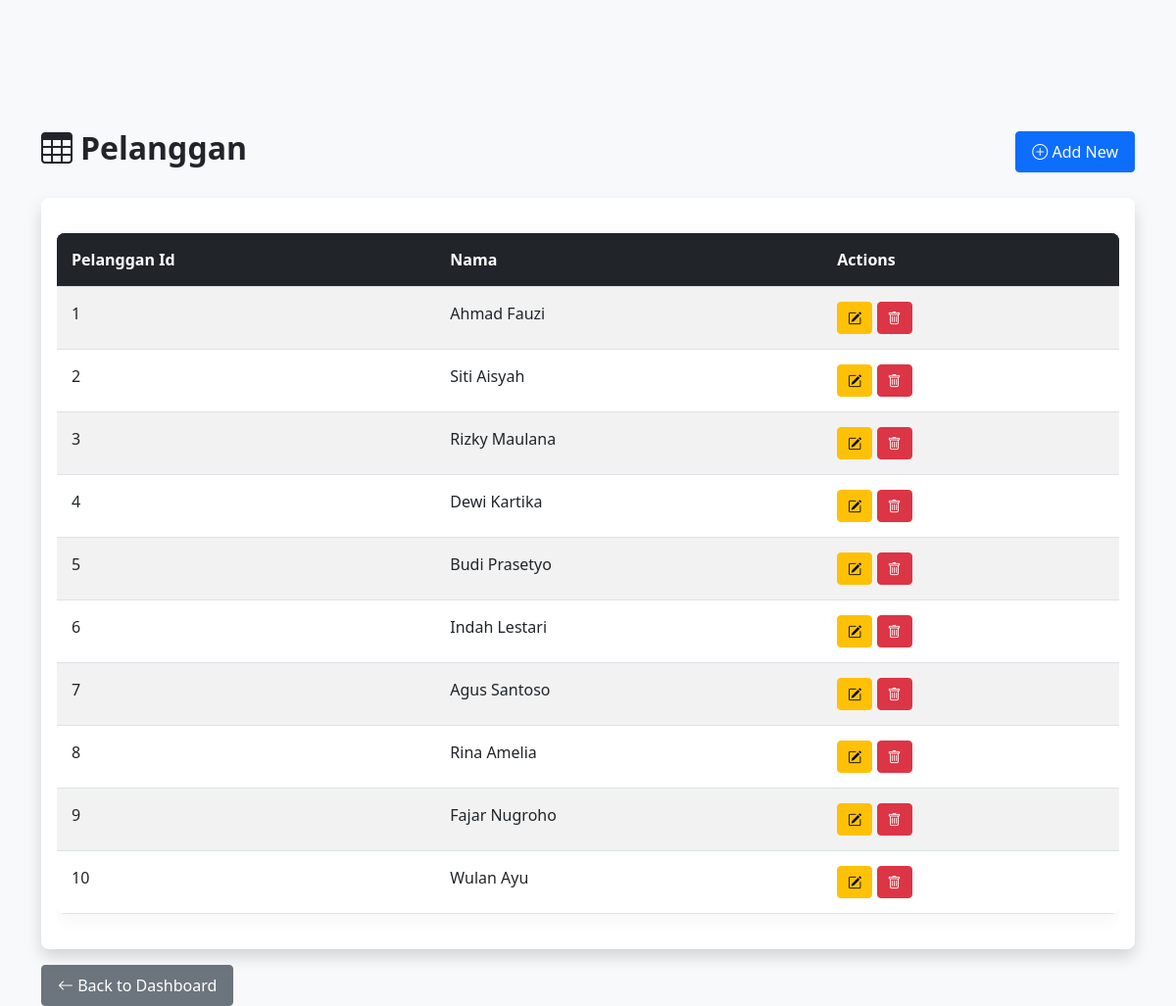
Screenshot of /pages/pelanggan.php with the database file from the repository.
### tables this page shows
CREATE TABLE pelanggan (
  pelanggan_id INT AUTO_INCREMENT PRIMARY KEY,
  nama VARCHAR(100) NOT NULL
);

### pages/pelanggan.php (called while the page is built)
<?php
include('../template/table_template.php');
?>

### template/table_template.php (the view, shortened to what this page needs)
<?php
include('../config/db.php');
$table = basename($_SERVER['PHP_SELF'], '.php');
$title = ucwords(str_replace('_', ' ', $table));
if (isset($custom_query)) {
    $data = $pdo->query($custom_query)->fetchAll();
} else {
    $data = $pdo->query("SELECT * FROM $table")->fetchAll();
}
$columns = [];
if (!empty($data)) {
    $columns = array_keys($data[0]);
}
$primary_key = '';
if (!empty($columns)) {
    foreach ($columns as $col) {
        if (strpos($col, '_id') !== false) {
            $primary_key = $col;
            break;
        }
    }
}
?>
<!DOCTYPE html>
<html>
<head>
  <link href="https://cdn.jsdelivr.net/npm/bootstrap@5.3.0/dist/css/bootstrap.min.css" rel="stylesheet">
  <link rel="stylesheet" href="https://cdn.jsdelivr.net/npm/bootstrap-icons@1.10.0/font/bootstrap-icons.css">
  <link rel="stylesheet" href="../../public/style.css">
</head>
<body>
<div class="container mt-5 pt-4">
  <div class="d-flex justify-content-between align-items-center mb-4">
    <h2 class="fw-bold">
      <i class="bi bi-table me-2"></i><?= $title ?>
    </h2>
    <?php if (!isset($custom_query)): ?>
      <button class="btn btn-primary" data-bs-toggle="modal" data-bs-target="#addModal">
        <i class="bi bi-plus-circle"></i> Add New
      </button>
    <?php endif; ?>
  </div>
  <div class="card shadow">
    <div class="card-body">
      <div class="table-responsive">
        <table class="table table-hover table-striped">
          <thead class="table-dark">
            <tr>
              <?php foreach ($columns as $col): ?>
                <th><?= ucwords(str_replace('_', ' ', $col)) ?></th>
              <?php endforeach; ?>
              <?php if (!isset($custom_query)): ?>
                <th>Actions</th>
              <?php endif; ?>
            </tr>
          </thead>
          <tbody>
            <?php foreach ($data as $row): ?>
              <tr>
                <?php foreach ($row as $val): ?>
                  <td><?= htmlspecialchars($val) ?></td>
                <?php endforeach; ?>
                <?php if (!isset($custom_query)): ?>
                  <td>
                    <a href="#" class="btn btn-sm btn-warning" data-bs-toggle="modal" data-bs-target="#editModal<?= $row[$primary_key] ?>">
                      <i class="bi bi-pencil-square"></i>
                    </a>
                    <a href="../pages/crud.php?table=<?= $table ?>&delete=<?= $row[$primary_key] ?>&pk=<?= $primary_key ?>" class="btn btn-sm btn-danger" onclick="return confirm('Are you sure you want to delete this record?')">
                      <i class="bi bi-trash"></i>
                    </a>
                  </td>
                <?php endif; ?>
              </tr>
            <?php endforeach; ?>
          </tbody>
        </table>
      </div>
    </div>
  </div>
  <a href="<?= dirname(dirname($_SERVER['PHP_SELF'])) ?>/index.php" class="btn btn-secondary mt-3">
    <i class="bi bi-arrow-left"></i> Back to Dashboard
  </a>
</div>
</body>
</html>

### public/style.css (style rules this page uses)
body { background-color: #f8f9fa; font-family: 'Segoe UI', Tahoma, Geneva, Verdana, sans-serif; padding-top: 60px; }
.card { border-radius: 0.5rem; transition: transform 0.3s, box-shadow 0.3s; border: none; }
.table { width: 100%; margin: 20px 0; border-collapse: collapse; border-radius: 0.5rem; overflow: hidden; box-shadow: 0 4px 20px rgba(0, 0, 0, 0.05); }
.table th, .table td { padding: 15px; text-align: left; border-bottom: 1px solid #dee2e6; transition: background-color 0.3s; }
.table thead { background-color: #2c3e50; color: white; }
.table thead th { position: sticky; top: 0; z-index: 10; font-weight: 600; }
.table tbody tr { transition: background-color 0.3s; }
.table tbody tr:nth-child(even) { background-color: #f8f9fa; }
.btn { border-radius: 0.25rem; transition: all 0.3s; font-weight: 500; padding: 8px 16px; }
.btn-sm { padding: 5px 10px; }
.table-responsive { overflow-x: auto; border-radius: 0.5rem; }
.card, .table, .alert { animation: fadeIn 0.5s ease-out; }

### rows the page displays
pelanggan: pelanggan_id "1", nama "Ahmad Fauzi"
pelanggan: pelanggan_id "2", nama "Siti Aisyah"
pelanggan: pelanggan_id "3", nama "Rizky Maulana"
pelanggan: pelanggan_id "4", nama "Dewi Kartika"
pelanggan: pelanggan_id "5", nama "Budi Prasetyo"
pelanggan: pelanggan_id "6", nama "Indah Lestari"
pelanggan: pelanggan_id "7", nama "Agus Santoso"
pelanggan: pelanggan_id "8", nama "Rina Amelia"
pelanggan: pelanggan_id "9", nama "Fajar Nugroho"
pelanggan: pelanggan_id "10", nama "Wulan Ayu"

### other values shown
$title "Pelanggan"
str_replace('_', ' ', $col) "Pelanggan Id"
str_replace('_', ' ', $col) "Nama"
